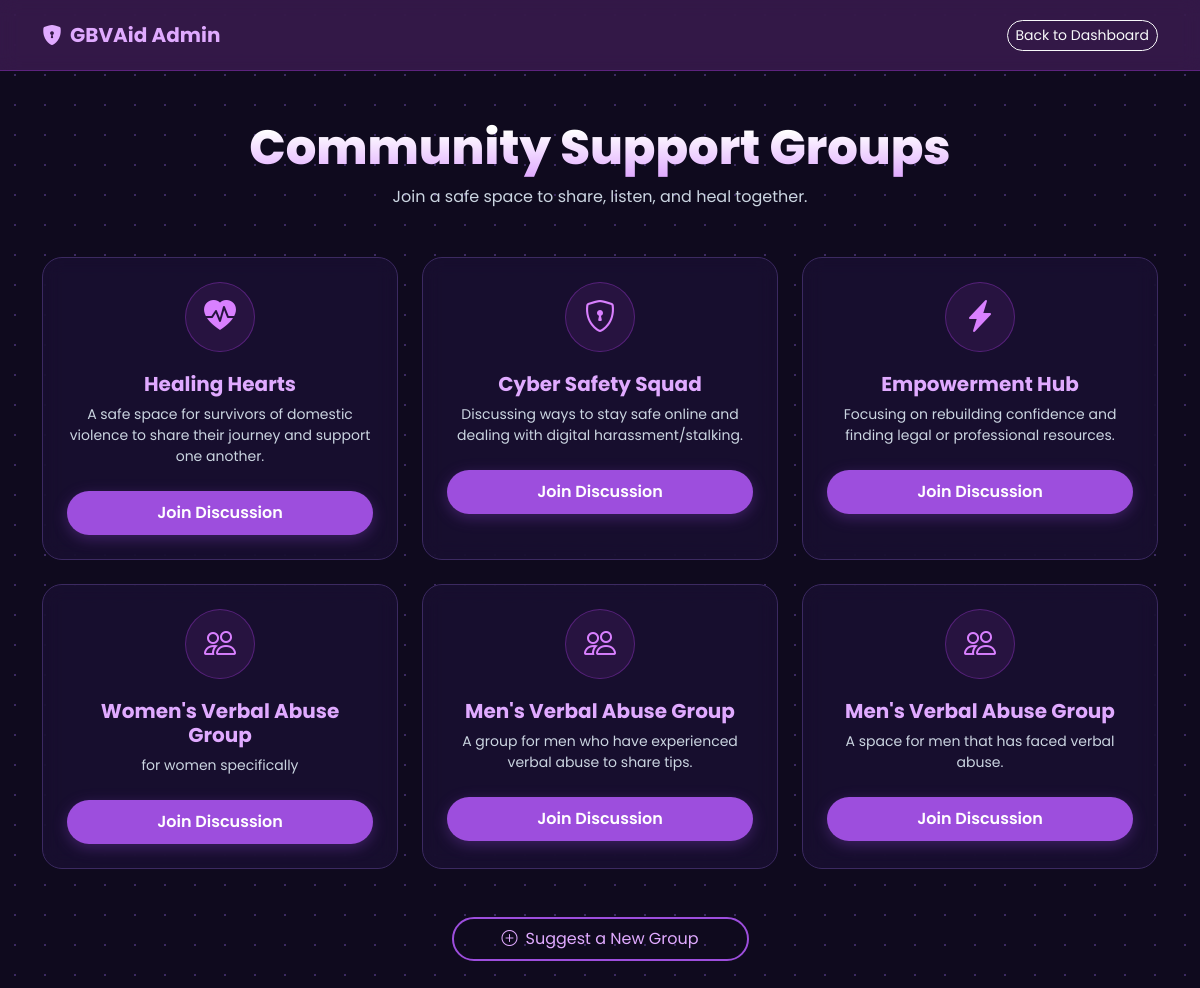
Page /user/chat.php (signed in) on the committed database.
### tables this page shows
CREATE TABLE `chat_groups` (
  `group_id` int(11) NOT NULL,
  `group_name` varchar(255) NOT NULL,
  `description` text DEFAULT NULL,
  `created_at` timestamp NOT NULL DEFAULT current_timestamp(),
  `icon` varchar(255) DEFAULT 'bi-people'
);

### settings/db_class.php (called while the page is built, shortened)
<?php
if (!class_exists('db_conn')) {
    class db_conn
    {
        public $db = null;
        public function __construct() {
        try {
            $this->db = new PDO(
                "mysql:host=" . DB_SERVER . ";port=" . DB_PORT . ";dbname=" . DB_NAME,
                DB_USERNAME,
                DB_PASSWORD
            );
            $this->db->setAttribute(PDO::ATTR_ERRMODE, PDO::ERRMODE_EXCEPTION);
        } catch (PDOException $e) {
            die("DB Connection failed: " . $e->getMessage());
        }
        }
        function db_connect()
        {
            if ($this->db !== null) {
                return true;
            }
        }
    }
}
?>

### controllers/chat_controller.php (called while the page is built, shortened)
<?php
require_once '../classes/chat_class.php';
function get_chat_groups_ctr() {
    $chat = new Chat();
    return $chat->get_all_groups();
}
?>

### classes/chat_class.php (called while the page is built, shortened)
<?php
require_once '../settings/db_class.php';
class Chat extends db_conn {
    public function get_all_groups() {
        $sql = "SELECT * FROM chat_groups";
        $stmt = $this->db->prepare($sql);
        $stmt->execute();
        return $stmt->fetchAll(PDO::FETCH_ASSOC);
    }
}
?>

### user/chat.php (the view, shortened to what this page needs)
<?php
require_once '../controllers/chat_controller.php';
$groups = get_chat_groups_ctr();
?>
<!DOCTYPE html>
<html lang="en">
<head>
    <link href="https://cdn.jsdelivr.net/npm/bootstrap@5.3.0/dist/css/bootstrap.min.css" rel="stylesheet">
    <link href="https://cdn.jsdelivr.net/npm/bootstrap-icons@1.10.5/font/bootstrap-icons.css" rel="stylesheet">
</head>
<body>
<?php
if (isset($_SESSION['role'])) {
    if ($_SESSION['role'] == 2) {
        echo '<nav class="navbar navbar-expand-lg" style="background-color: rgba(196, 83, 234, 0.2); backdrop-filter: blur(10px); padding: 15px 0; border-bottom: 1px solid rgba(191, 64, 255, 0.3);"><div class="container"><a class="navbar-brand fw-bold" href="../admin/dashboard.php" style="color: #e0aaff;"><i class="bi bi-shield-lock-fill me-2"></i>GBVAid Admin</a><a href="../admin/dashboard.php" class="btn btn-sm btn-outline-light rounded-pill ms-auto">Back to Dashboard</a></div></nav>';
    } elseif ($_SESSION['role'] == 3) {
        if (file_exists('../includes/sp_navbar.php')) {
            include '../includes/sp_navbar.php';
        } else {
            include '../views/sp_navbar.php';
        }
    } else {
        include '../views/navbar.php';
    }
} else {
    include '../views/navbar.php';
}
?>
<div class="container my-5">
    <div class="text-center mb-5">
        <h2 class="page-title display-5">Community Support Groups</h2>
        <p class="text-muted" style="color: #cbd5e1 !important;">Join a safe space to share, listen, and heal together.</p>
    </div>
    <div class="row g-4">
        <?php foreach ($groups as $group): ?>
        <div class="col-md-4 col-sm-6">
            <div class="card group-card p-4 text-center">
                <div class="d-flex justify-content-center">
                    <div class="icon-box">
                        <i class="bi <?= htmlspecialchars($group['icon'] ?? 'bi-people') ?>"></i>
                    </div>
                </div>
                <h5 class="fw-bold" style="color: #e0aaff;"><?= htmlspecialchars(htmlspecialchars_decode($group['group_name'], ENT_QUOTES)) ?></h5>
                <p class="small mb-4" style="color: #cbd5e1;"><?= htmlspecialchars(htmlspecialchars_decode($group['description'], ENT_QUOTES)) ?></p>
                <a href="chat_room.php?id=<?= $group['group_id'] ?>" class="btn btn-join w-100">
                    Join Discussion
                </a>
            </div>
        </div>
        <?php endforeach; ?>
    </div>
    <div class="text-center mt-5">
        <button class="btn btn-suggest rounded-pill px-5 py-2" data-bs-toggle="modal" data-bs-target="#suggestGroupModal">
            <i class="bi bi-plus-circle me-2"></i>Suggest a New Group
        </button>
    </div>
</div>
</body>
</html>

### user/chat.php (style rules this page uses)
body { background-color: #0f0a1e; font-family: 'Poppins', sans-serif; color: #ffffff; background-image: radial-gradient(#3c2a61 1px, transparent 1px); background-size: 30px 30px; background-attachment: fixed; }
.page-title { background: linear-gradient(to bottom, #ffffff 20%, #e0aaff 100%); -webkit-background-clip: text; -webkit-text-fill-color: transparent; font-weight: 800; }
.group-card { background: rgba(26, 16, 51, 0.8); backdrop-filter: blur(10px); border: 1px solid #3c2a61; border-radius: 20px; transition: all 0.3s ease-in-out; height: 100%; }
.icon-box { width: 70px; height: 70px; background: rgba(196, 83, 234, 0.1); color: #d980ff; border: 1px solid rgba(191, 64, 255, 0.3); border-radius: 50%; display: flex; align-items: center; justify-content: center; font-size: 2rem; margin-bottom: 20px; }
.btn-join { background-color: #9d4edd; border: none; border-radius: 50px; padding: 10px 25px; font-weight: 600; color: white; transition: 0.3s; box-shadow: 0 4px 15px rgba(157, 78, 221, 0.3); }
.btn-suggest { border: 2px solid #9d4edd; color: #e0aaff; background: transparent; transition: 0.3s; }

### rows in the picture
chat_groups: group_name "Healing Hearts", description "A safe space for survivors of domestic violence to share their journey and support one another."
chat_groups: group_name "Cyber Safety Squad", description "Discussing ways to stay safe online and dealing with digital harassment/stalking."
chat_groups: group_name "Empowerment Hub", description "Focusing on rebuilding confidence and finding legal or professional resources."
chat_groups: group_name "Women's Verbal Abuse Group", description "for women specifically"
chat_groups: group_name "Men's Verbal Abuse Group", description "A group for men who have experienced verbal abuse to share tips."
chat_groups: group_name "Men's Verbal Abuse Group", description "A space for men that has faced verbal abuse."
